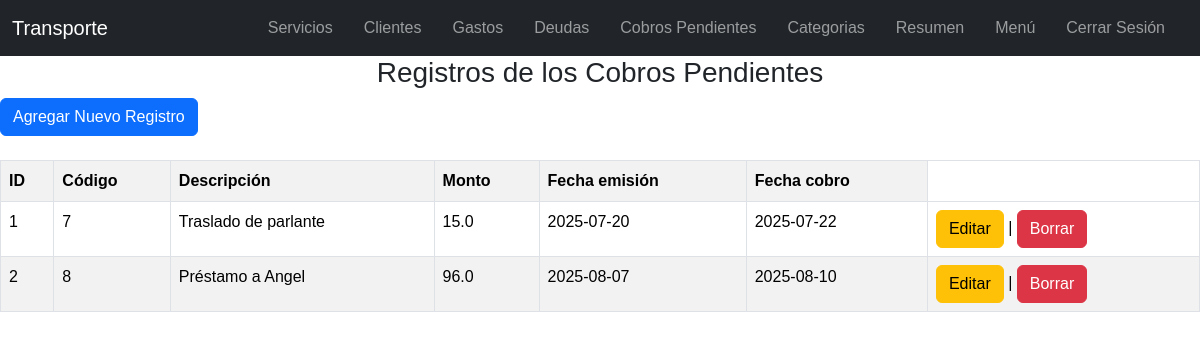
Page /tregistroscobros (signed in) on the earlier database version.
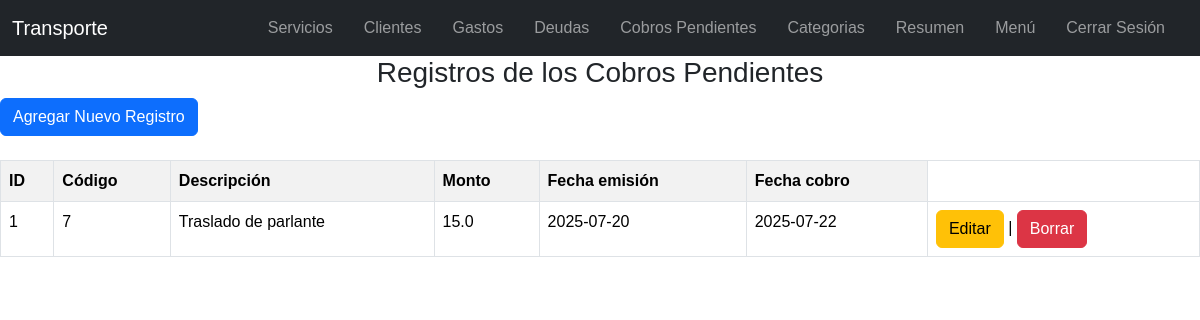
Same page on the later database version.
### tables this page shows
CREATE TABLE "cobros" (
	"cod_cob"	INTEGER,
	"des_cob"	TEXT,
	"monto"	REAL,
	"fec_emi"	TEXT,
	"fec_cob"	TEXT,
	"cond_cob"	INTEGER,
	PRIMARY KEY("cod_cob" AUTOINCREMENT)
);

### flask_app.py (the view)
@app.route("/tregistroscobros")
def tregistroscobros():
    if 'usuario' not in session:
        return redirect(url_for('login'))
    conn = sqlite3.connect("data1.db")
    c = conn.cursor()
    c.execute("""SELECT *
              FROM cobros
              WHERE cond_cob=1""")
    datos = c.fetchall()
    conn.close()
    return render_template("tregistros_cobros.html", registros=datos)

### templates/tregistros_cobros.html (shortened to what this page needs)
<!DOCTYPE html>
<html>
<head>
    <link href="https://cdn.jsdelivr.net/npm/bootstrap@5.3.7/dist/css/bootstrap.min.css" rel="stylesheet">
    <link rel="stylesheet" href="../static/style.css">
</head>
<body>
    {% include "tmenu.html" %}
    <h3 class="text-center">Registros de los Cobros Pendientes</h3>
    <a href="/tformcobros" class="btn btn-primary">Agregar Nuevo Registro</a> <br><br>
    <div class="table-responsive">
        <table border="1" class="table table-striped table-bordered">
            <tr>
                <th>ID</th>
                <th>Código</th>
                <th>Descripción</th>
                <th>Monto</th>
                <th>Fecha emisión</th>
                <th>Fecha cobro</th>
            </tr>
            {% for r in registros %}
            <tr>
                <td>{{ loop.index }}</td>
                <td>{{ r[0] }}</td>
                <td>{{ r[1] }}</td>
                <td>{{ r[2] }}</td>
                <td>{{ r[3] }}</td>
                <td>{{ r[4] }}</td>
                <td>
                    <a href="/teditarcobros/{{ r[0] }}" class="btn btn-warning">Editar</a> |
                    <a href="/tborrarcobros/{{ r[0] }}" class="btn btn-danger" onclick="return confirm('¿Estás seguro de borrar este registro?');">Borrar</a>
                </td>
            </tr>
            {% endfor %}
        </table>
    </div>
    <br>
</body>
</html>

Differences in the rows shown:
no longer on this page (row edited): cobros: cod_cob "8", des_cob "Préstamo a Angel", monto "96.0", fec_emi "2025-08-07", fec_cob "2025-08-10"
